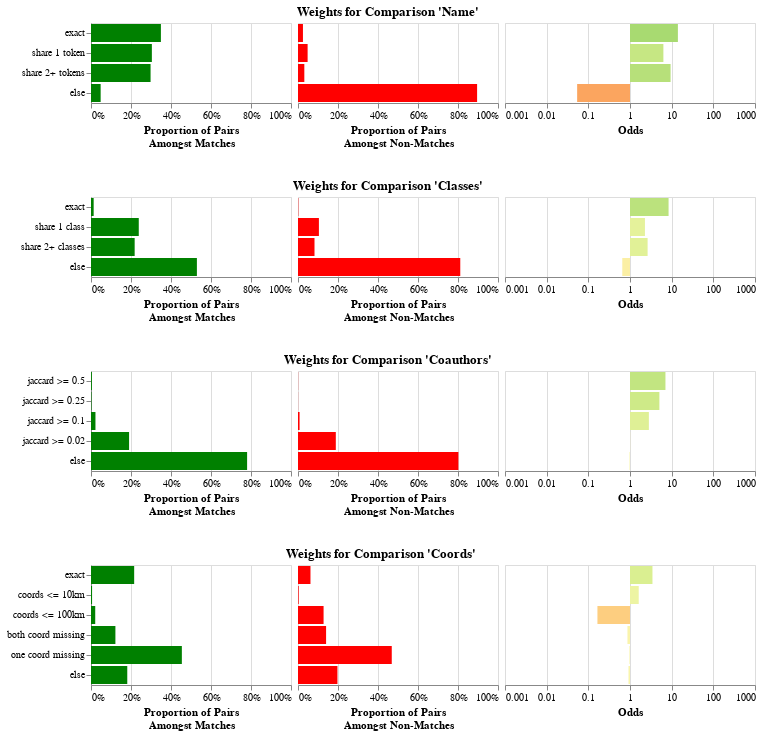

The code cell stored with this chart in its notebook:
### Markdown cell above
The result above is the blocked table, with a column added for every `Comparison`.
The value of each column is the level that the record pair matched at.
For example, there is now a "Name" column,
filled with values like "exact", "share 1 token", etc.

Now that we have our features, we can use the Fellegi-Sunter model to train weights
for each of these features. This is a probabilistic model that is based on the concept
of odds. When you see an exact match on name, that increases the odds of a match
by some amount, maybe 10x. When you see a non-match on name, that decreases the odds
of a match by some amount, maybe 0.1x. We can either train this from labeled data,
or we can use unlabeled data using an algorithm called "Expectation Maximization".

### Code cell
from mismo.fs import train_comparisons  # noqa: E402

weights = train_comparisons(comparisons, featured, featured, max_pairs=100_000, seed=42)
# Can save and load weights
# weights.to_json("weights.json")
# weights = ComparisonWeights.from_json("weights.json")
weights.plot()

### Figure 1 — Vega-Lite specification as saved in the notebook (floating-point values rounded to 4 significant figures)
{"config": {"view": {"continuousWidth": 300, "continuousHeight": 300}}, "vconcat": [{"hconcat": [{"data": {"name": "data-8752fa2ec50e6bc1bd7e1844ac9251cc"}, "mark": {"type": "bar"}, "encoding": {"color": {"value": "green"}, "tooltip": [{"field": "level", "title": "Level", "type": "nominal"}, {"field": "m", "format": "%", "title": "Proportion Amongst Matching Pairs", "type": "quantitative"}, {"field": "u", "format": "%", "title": "Proportion Amongst Non-Matching Pairs", "type": "quantitative"}, {"field": "odds", "format": "f", "title": "Odds", "type": "quantitative"}, {"field": "explanation", "title": "Explanation", "type": "nominal"}], "x": {"axis": {"format": "%"}, "field": "m", "scale": {"domain": [0, 1]}, "title": ["Proportion of Pairs", "Amongst Matches"], "type": "quantitative"}, "y": {"axis": {}, "field": "level", "sort": {"field": "level_order"}, "title": null, "type": "nominal"}}, "name": "view_8", "width": 200}, {"data": {"name": "data-8752fa2ec50e6bc1bd7e1844ac9251cc"}, "mark": {"type": "bar"}, "encoding": {"color": {"value": "red"}, "tooltip": [{"field": "level", "title": "Level", "type": "nominal"}, {"field": "m", "format": "%", "title": "Proportion Amongst Matching Pairs", "type": "quantitative"}, {"field": "u", "format": "%", "title": "Proportion Amongst Non-Matching Pairs", "type": "quantitative"}, {"field": "odds", "format": "f", "title": "Odds", "type": "quantitative"}, {"field": "explanation", "title": "Explanation", "type": "nominal"}], "x": {"axis": {"format": "%"}, "field": "u", "scale": {"domain": [0, 1]}, "title": ["Proportion of Pairs", "Amongst Non-Matches"], "type": "quantitative"}, "y": {"axis": null, "field": "level", "sort": {"field": "level_order"}, "title": null, "type": "nominal"}}, "name": "view_9", "width": 200}, {"data": {"name": "data-8752fa2ec50e6bc1bd7e1844ac9251cc"}, "mark": {"type": "bar"}, "encoding": {"color": {"field": "log_odds", "legend": null, "scale": {"domainMax": 3, "domainMid": 0, "domainMin": -3, "scheme": "redyellowgreen"}, "title": "Log Odds", "type": "quantitative"}, "tooltip": [{"field": "level", "title": "Level", "type": "nominal"}, {"field": "m", "format": "%", "title": "Proportion Amongst Matching Pairs", "type": "quantitative"}, {"field": "u", "format": "%", "title": "Proportion Amongst Non-Matching Pairs", "type": "quantitative"}, {"field": "odds", "format": "f", "title": "Odds", "type": "quantitative"}, {"field": "explanation", "title": "Explanation", "type": "nominal"}], "x": {"axis": {"labelExpr": "pow(10,datum.value)"}, "field": "log_odds", "scale": {"domain": [-3, 3]}, "title": "Odds", "type": "quantitative"}, "y": {"axis": null, "field": "level", "sort": {"field": "level_order"}, "title": null, "type": "nominal"}}, "name": "view_10", "width": 250}], "spacing": 5, "title": {"text": "Weights for Comparison 'Name'", "anchor": "middle"}}, {"hconcat": [{"data": {"name": "data-6931a81e804f1110b9a6f749d44d6c23"}, "mark": {"type": "bar"}, "encoding": {"color": {"value": "green"}, "tooltip": [{"field": "level", "title": "Level", "type": "nominal"}, {"field": "m", "format": "%", "title": "Proportion Amongst Matching Pairs", "type": "quantitative"}, {"field": "u", "format": "%", "title": "Proportion Amongst Non-Matching Pairs", "type": "quantitative"}, {"field": "odds", "format": "f", "title": "Odds", "type": "quantitative"}, {"field": "explanation", "title": "Explanation", "type": "nominal"}], "x": {"axis": {"format": "%"}, "field": "m", "scale": {"domain": [0, 1]}, "title": ["Proportion of Pairs", "Amongst Matches"], "type": "quantitative"}, "y": {"axis": {}, "field": "level", "sort": {"field": "level_order"}, "title": null, "type": "nominal"}}, "name": "view_11", "width": 200}, {"data": {"name": "data-6931a81e804f1110b9a6f749d44d6c23"}, "mark": {"type": "bar"}, "encoding": {"color": {"value": "red"}, "tooltip": [{"field": "level", "title": "Level", "type": "nominal"}, {"field": "m", "format": "%", "title": "Proportion Amongst Matching Pairs", "type": "quantitative"}, {"field": "u", "format": "%", "title": "Proportion Amongst Non-Matching Pairs", "type": "quantitative"}, {"field": "odds", "format": "f", "title": "Odds", "type": "quantitative"}, {"field": "explanation", "title": "Explanation", "type": "nominal"}], "x": {"axis": {"format": "%"}, "field": "u", "scale": {"domain": [0, 1]}, "title": ["Proportion of Pairs", "Amongst Non-Matches"], "type": "quantitative"}, "y": {"axis": null, "field": "level", "sort": {"field": "level_order"}, "title": null, "type": "nominal"}}, "name": "view_12", "width": 200}, {"data": {"name": "data-6931a81e804f1110b9a6f749d44d6c23"}, "mark": {"type": "bar"}, "encoding": {"color": {"field": "log_odds", "legend": null, "scale": {"domainMax": 3, "domainMid": 0, "domainMin": -3, "scheme": "redyellowgreen"}, "title": "Log Odds", "type": "quantitative"}, "tooltip": [{"field": "level", "title": "Level", "type": "nominal"}, {"field": "m", "format": "%", "title": "Proportion Amongst Matching Pairs", "type": "quantitative"}, {"field": "u", "format": "%", "title": "Proportion Amongst Non-Matching Pairs", "type": "quantitative"}, {"field": "odds", "format": "f", "title": "Odds", "type": "quantitative"}, {"field": "explanation", "title": "Explanation", "type": "nominal"}], "x": {"axis": {"labelExpr": "pow(10,datum.value)"}, "field": "log_odds", "scale": {"domain": [-3, 3]}, "title": "Odds", "type": "quantitative"}, "y": {"axis": null, "field": "level", "sort": {"field": "level_order"}, "title": null, "type": "nominal"}}, "name": "view_13", "width": 250}], "spacing": 5, "title": {"text": "Weights for Comparison 'Classes'", "anchor": "middle"}}, {"hconcat": [{"data": {"name": "data-cd5ae3048bedd9e468982c8f7b9599d9"}, "mark": {"type": "bar"}, "encoding": {"color": {"value": "green"}, "tooltip": [{"field": "level", "title": "Level", "type": "nominal"}, {"field": "m", "format": "%", "title": "Proportion Amongst Matching Pairs", "type": "quantitative"}, {"field": "u", "format": "%", "title": "Proportion Amongst Non-Matching Pairs", "type": "quantitative"}, {"field": "odds", "format": "f", "title": "Odds", "type": "quantitative"}, {"field": "explanation", "title": "Explanation", "type": "nominal"}], "x": {"axis": {"format": "%"}, "field": "m", "scale": {"domain": [0, 1]}, "title": ["Proportion of Pairs", "Amongst Matches"], "type": "quantitative"}, "y": {"axis": {}, "field": "level", "sort": {"field": "level_order"}, "title": null, "type": "nominal"}}, "name": "view_14", "width": 200}, {"data": {"name": "data-cd5ae3048bedd9e468982c8f7b9599d9"}, "mark": {"type": "bar"}, "encoding": {"color": {"value": "red"}, "tooltip": [{"field": "level", "title": "Level", "type": "nominal"}, {"field": "m", "format": "%", "title": "Proportion Amongst Matching Pairs", "type": "quantitative"}, {"field": "u", "format": "%", "title": "Proportion Amongst Non-Matching Pairs", "type": "quantitative"}, {"field": "odds", "format": "f", "title": "Odds", "type": "quantitative"}, {"field": "explanation", "title": "Explanation", "type": "nominal"}], "x": {"axis": {"format": "%"}, "field": "u", "scale": {"domain": [0, 1]}, "title": ["Proportion of Pairs", "Amongst Non-Matches"], "type": "quantitative"}, "y": {"axis": null, "field": "level", "sort": {"field": "level_order"}, "title": null, "type": "nominal"}}, "name": "view_15", "width": 200}, {"data": {"name": "data-cd5ae3048bedd9e468982c8f7b9599d9"}, "mark": {"type": "bar"}, "encoding": {"color": {"field": "log_odds", "legend": null, "scale": {"domainMax": 3, "domainMid": 0, "domainMin": -3, "scheme": "redyellowgreen"}, "title": "Log Odds", "type": "quantitative"}, "tooltip": [{"field": "level", "title": "Level", "type": "nominal"}, {"field": "m", "format": "%", "title": "Proportion Amongst Matching Pairs", "type": "quantitative"}, {"field": "u", "format": "%", "title": "Proportion Amongst Non-Matching Pairs", "type": "quantitative"}, {"field": "odds", "format": "f", "title": "Odds", "type": "quantitative"}, {"field": "explanation", "title": "Explanation", "type": "nominal"}], "x": {"axis": {"labelExpr": "pow(10,datum.value)"}, "field": "log_odds", "scale": {"domain": [-3, 3]}, "title": "Odds", "type": "quantitative"}, "y": {"axis": null, "field": "level", "sort": {"field": "level_order"}, "title": null, "type": "nominal"}}, "name": "view_16", "width": 250}], "spacing": 5, "title": {"text": "Weights for Comparison 'Coauthors'", "anchor": "middle"}}, {"hconcat": [{"data": {"name": "data-b288bd31d57b5347c7661ef6746293d1"}, "mark": {"type": "bar"}, "encoding": {"color": {"value": "green"}, "tooltip": [{"field": "level", "title": "Level", "type": "nominal"}, {"field": "m", "format": "%", "title": "Proportion Amongst Matching Pairs", "type": "quantitative"}, {"field": "u", "format": "%", "title": "Proportion Amongst Non-Matching Pairs", "type": "quantitative"}, {"field": "odds", "format": "f", "title": "Odds", "type": "quantitative"}, {"field": "explanation", "title": "Explanation", "type": "nominal"}], "x": {"axis": {"format": "%"}, "field": "m", "scale": {"domain": [0, 1]}, "title": ["Proportion of Pairs", "Amongst Matches"], "type": "quantitative"}, "y": {"axis": {}, "field": "level", "sort": {"field": "level_order"}, "title": null, "type": "nominal"}}, "name": "view_17", "width": 200}, {"data": {"name": "data-b288bd31d57b5347c7661ef6746293d1"}, "mark": {"type": "bar"}, "encoding": {"color": {"value": "red"}, "tooltip": [{"field": "level", "title": "Level", "type": "nominal"}, {"field": "m", "format": "%", "title": "Proportion Amongst Matching Pairs", "type": "quantitative"}, {"field": "u", "format": "%", "title": "Proportion Amongst Non-Matching Pairs", "type": "quantitative"}, {"field": "odds", "format": "f", "title": "Odds", "type": "quantitative"}, {"field": "explanation", "title": "Explanation", "type": "nominal"}], "x": {"axis": {"format": "%"}, "field": "u", "scale": {"domain": [0, 1]}, "title": ["Proportion of Pairs", "Amongst Non-Matches"], "type": "quantitative"}, "y": {"axis": null, "field": "level", "sort": {"field": "level_order"}, "title": null, "type": "nominal"}}, "name": "view_18", "width": 200}, {"data": {"name": "data-b288bd31d57b5347c7661ef6746293d1"}, "mark": {"type": "bar"}, "encoding": {"color": {"field": "log_odds", "legend": null, "scale": {"domainMax": 3, "domainMid": 0, "domainMin": -3, "scheme": "redyellowgreen"}, "title": "Log Odds", "type": "quantitative"}, "tooltip": [{"field": "level", "title": "Level", "type": "nominal"}, {"field": "m", "format": "%", "title": "Proportion Amongst Matching Pairs", "type": "quantitative"}, {"field": "u", "format": "%", "title": "Proportion Amongst Non-Matching Pairs", "type": "quantitative"}, {"field": "odds", "format": "f", "title": "Odds", "type": "quantitative"}, {"field": "explanation", "title": "Explanation", "type": "nominal"}], "x": {"axis": {"labelExpr": "pow(10,datum.value)"}, "field": "log_odds", "scale": {"domain": [-3, 3]}, "title": "Odds", "type": "quantitative"}, "y": {"axis": null, "field": "level", "sort": {"field": "level_order"}, "title": null, "type": "nominal"}}, "name": "view_19", "width": 250}], "spacing": 5, "title": {"text": "Weights for Comparison 'Coords'", "anchor": "middle"}}], "params": [{"name": "param_8", "select": {"type": "interval", "encodings": ["x", "y"]}, "bind": "scales", "views": ["view_8", "view_9", "view_10", "view_11", "view_12", "view_13", "view_14", "view_15", "view_16", "view_17", "view_18", "view_19"]}], "spacing": 30, "$schema": "https://vega.github.io/schema/vega-lite/v5.16.3.json", "datasets": {"data-8752fa2ec50e6bc1bd7e1844ac9251cc": [{"level": "exact", "m": 0.3495, "u": 0.02478, "odds": 14.11, "log_odds": 1.149, "level_order": 0, "explanation": "Seeing this level makes the odds of a match 14.108 times more likely"}, {"level": "share 1 token", "m": 0.3043, "u": 0.04809, "odds": 6.329, "log_odds": 0.8014, "level_order": 1, "explanation": "Seeing this level makes the odds of a match 6.329 times more likely"}, {"level": "share 2+ tokens", "m": 0.2979, "u": 0.03163, "odds": 9.417, "log_odds": 0.9739, "level_order": 2, "explanation": "Seeing this level makes the odds of a match 9.417 times more likely"}, {"level": "else", "m": 0.04826, "u": 0.8955, "odds": 0.0539, "log_odds": -1.268, "level_order": 3, "explanation": "Seeing this level makes the odds of a match 18.554 times less likely"}], "data-6931a81e804f1110b9a6f749d44d6c23": [{"level": "exact", "m": 0.01331, "u": 0.001579, "odds": 8.428, "log_odds": 0.9257, "level_order": 0, "explanation": "Seeing this level makes the odds of a match 8.428 times more likely"}, {"level": "share 1 class", "m": 0.2389, "u": 0.1045, "odds": 2.285, "log_odds": 0.3588, "level_order": 1, "explanation": "Seeing this level makes the odds of a match 2.285 times more likely"}, {"level": "share 2+ classes", "m": 0.2183, "u": 0.08252, "odds": 2.646, "log_odds": 0.4225, "level_order": 2, "explanation": "Seeing this level makes the odds of a match 2.646 times more likely"}, {"level": "else", "m": 0.5295, "u": 0.8114, "odds": 0.6526, "log_odds": -0.1853, "level_order": 3, "explanation": "Seeing this level makes the odds of a match 1.532 times less likely"}], "data-cd5ae3048bedd9e468982c8f7b9599d9": [{"level": "jaccard >= 0.5", "m": 0.004432, "u": 0.000625, "odds": 7.091, "log_odds": 0.8507, "level_order": 0, "explanation": "Seeing this level makes the odds of a match 7.091 times more likely"}, {"level": "jaccard >= 0.25", "m": 0.002379, "u": 0.0004687, "odds": 5.075, "log_odds": 0.7054, "level_order": 1, "explanation": "Seeing this level makes the odds of a match 5.075 times more likely"}, {"level": "jaccard >= 0.1", "m": 0.02229, "u": 0.007852, "odds": 2.838, "log_odds": 0.4531, "level_order": 2, "explanation": "Seeing this level makes the odds of a match 2.838 times more likely"}, {"level": "jaccard >= 0.02", "m": 0.1904, "u": 0.1891, "odds": 1.007, "log_odds": 0.003009, "level_order": 3, "explanation": "Seeing this level makes the odds of a match 1.007 times more likely"}, {"level": "else", "m": 0.7805, "u": 0.802, "odds": 0.9732, "log_odds": -0.01178, "level_order": 4, "explanation": "Seeing this level makes the odds of a match 1.028 times less likely"}], "data-b288bd31d57b5347c7661ef6746293d1": [{"level": "exact", "m": 0.2158, "u": 0.06235, "odds": 3.462, "log_odds": 0.5393, "level_order": 0, "explanation": "Seeing this level makes the odds of a match 3.462 times more likely"}, {"level": "coords <= 10km", "m": 0.005334, "u": 0.003293, "odds": 1.62, "log_odds": 0.2094, "level_order": 1, "explanation": "Seeing this level makes the odds of a match 1.620 times more likely"}, {"level": "coords <= 100km", "m": 0.02115, "u": 0.1279, "odds": 0.1654, "log_odds": -0.7816, "level_order": 2, "explanation": "Seeing this level makes the odds of a match 6.048 times less likely"}, {"level": "both coord missing", "m": 0.122, "u": 0.1404, "odds": 0.8689, "log_odds": -0.06101, "level_order": 3, "explanation": "Seeing this level makes the odds of a match 1.151 times less likely"}, {"level": "one coord missing", "m": 0.4543, "u": 0.4688, "odds": 0.969, "log_odds": -0.01366, "level_order": 4, "explanation": "Seeing this level makes the odds of a match 1.032 times less likely"}, {"level": "else", "m": 0.1814, "u": 0.1972, "odds": 0.9195, "log_odds": -0.03644, "level_order": 5, "explanation": "Seeing this level makes the odds of a match 1.088 times less likely"}]}}
